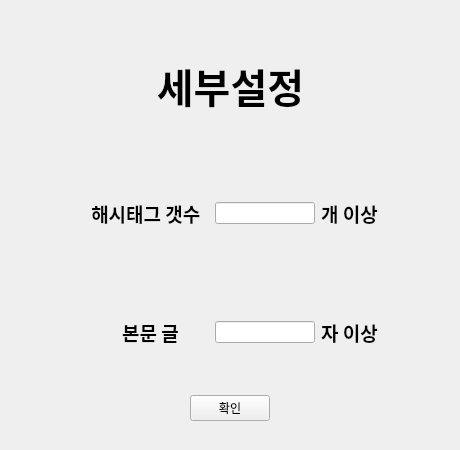
<?xml version="1.0" encoding="UTF-8"?>
<ui version="4.0">
 <class>Form</class>
 <widget class="QWidget" name="Form">
  <property name="geometry">
   <rect>
    <x>0</x>
    <y>0</y>
    <width>460</width>
    <height>450</height>
   </rect>
  </property>
  <property name="minimumSize">
   <size>
    <width>460</width>
    <height>450</height>
   </size>
  </property>
  <property name="maximumSize">
   <size>
    <width>460</width>
    <height>6500</height>
   </size>
  </property>
  <property name="windowTitle">
   <string>Form</string>
  </property>
  <widget class="QWidget" name="verticalLayoutWidget">
   <property name="geometry">
    <rect>
     <x>20</x>
     <y>20</y>
     <width>421</width>
     <height>401</height>
    </rect>
   </property>
   <layout class="QVBoxLayout" name="verticalLayout">
    <property name="sizeConstraint">
     <enum>QLayout::SetDefaultConstraint</enum>
    </property>
    <item>
     <widget class="QLabel" name="label_2">
      <property name="sizePolicy">
       <sizepolicy hsizetype="Minimum" vsizetype="Fixed">
        <horstretch>0</horstretch>
        <verstretch>0</verstretch>
       </sizepolicy>
      </property>
      <property name="minimumSize">
       <size>
        <width>0</width>
        <height>130</height>
       </size>
      </property>
      <property name="font">
       <font>
        <family>IM혜민 Bold</family>
        <pointsize>30</pointsize>
        <weight>75</weight>
        <bold>true</bold>
       </font>
      </property>
      <property name="text">
       <string>세부설정</string>
      </property>
      <property name="alignment">
       <set>Qt::AlignCenter</set>
      </property>
     </widget>
    </item>
    <item>
     <layout class="QVBoxLayout" name="verticalLayout_4">
      <item>
       <layout class="QHBoxLayout" name="horizontalLayout">
        <item>
         <layout class="QHBoxLayout" name="horizontalLayout_5">
          <item>
           <widget class="QLabel" name="label_4">
            <property name="sizePolicy">
             <sizepolicy hsizetype="Preferred" vsizetype="Preferred">
              <horstretch>0</horstretch>
              <verstretch>0</verstretch>
             </sizepolicy>
            </property>
            <property name="minimumSize">
             <size>
              <width>0</width>
              <height>0</height>
             </size>
            </property>
            <property name="font">
             <font>
              <family>IM_Hyemin</family>
              <pointsize>14</pointsize>
              <weight>75</weight>
              <bold>true</bold>
             </font>
            </property>
            <property name="text">
             <string>    해시태그 갯수  </string>
            </property>
            <property name="alignment">
             <set>Qt::AlignRight|Qt::AlignTrailing|Qt::AlignVCenter</set>
            </property>
           </widget>
          </item>
          <item>
           <widget class="QLineEdit" name="hash_amt">
            <property name="maximumSize">
             <size>
              <width>100</width>
              <height>16777215</height>
             </size>
            </property>
           </widget>
          </item>
          <item>
           <widget class="QLabel" name="label_6">
            <property name="sizePolicy">
             <sizepolicy hsizetype="Preferred" vsizetype="Preferred">
              <horstretch>0</horstretch>
              <verstretch>0</verstretch>
             </sizepolicy>
            </property>
            <property name="minimumSize">
             <size>
              <width>0</width>
              <height>0</height>
             </size>
            </property>
            <property name="maximumSize">
             <size>
              <width>120</width>
              <height>16777215</height>
             </size>
            </property>
            <property name="font">
             <font>
              <family>IM_Hyemin</family>
              <pointsize>14</pointsize>
              <weight>75</weight>
              <bold>true</bold>
             </font>
            </property>
            <property name="text">
             <string>개 이상</string>
            </property>
            <property name="alignment">
             <set>Qt::AlignLeading|Qt::AlignLeft|Qt::AlignVCenter</set>
            </property>
           </widget>
          </item>
         </layout>
        </item>
       </layout>
      </item>
      <item>
       <layout class="QHBoxLayout" name="horizontalLayout_7">
        <item>
         <widget class="QLabel" name="label_5">
          <property name="sizePolicy">
           <sizepolicy hsizetype="Preferred" vsizetype="Preferred">
            <horstretch>0</horstretch>
            <verstretch>0</verstretch>
           </sizepolicy>
          </property>
          <property name="minimumSize">
           <size>
            <width>0</width>
            <height>0</height>
           </size>
          </property>
          <property name="font">
           <font>
            <family>IM_Hyemin</family>
            <pointsize>14</pointsize>
            <weight>75</weight>
            <bold>true</bold>
           </font>
          </property>
          <property name="text">
           <string>본문 글       </string>
          </property>
          <property name="alignment">
           <set>Qt::AlignRight|Qt::AlignTrailing|Qt::AlignVCenter</set>
          </property>
         </widget>
        </item>
        <item>
         <widget class="QLineEdit" name="text_amt">
          <property name="maximumSize">
           <size>
            <width>100</width>
            <height>16777215</height>
           </size>
          </property>
         </widget>
        </item>
        <item>
         <widget class="QLabel" name="label_7">
          <property name="sizePolicy">
           <sizepolicy hsizetype="Preferred" vsizetype="Preferred">
            <horstretch>0</horstretch>
            <verstretch>0</verstretch>
           </sizepolicy>
          </property>
          <property name="minimumSize">
           <size>
            <width>120</width>
            <height>0</height>
           </size>
          </property>
          <property name="maximumSize">
           <size>
            <width>120</width>
            <height>16777215</height>
           </size>
          </property>
          <property name="font">
           <font>
            <family>IM_Hyemin</family>
            <pointsize>14</pointsize>
            <weight>75</weight>
            <bold>true</bold>
           </font>
          </property>
          <property name="text">
           <string>자 이상</string>
          </property>
          <property name="alignment">
           <set>Qt::AlignLeading|Qt::AlignLeft|Qt::AlignVCenter</set>
          </property>
         </widget>
        </item>
       </layout>
      </item>
      <item>
       <layout class="QHBoxLayout" name="horizontalLayout_8"/>
      </item>
      <item>
       <layout class="QHBoxLayout" name="horizontalLayout_2">
        <item>
         <widget class="QPushButton" name="minicon_send_btn">
          <property name="sizePolicy">
           <sizepolicy hsizetype="Fixed" vsizetype="Fixed">
            <horstretch>0</horstretch>
            <verstretch>0</verstretch>
           </sizepolicy>
          </property>
          <property name="text">
           <string>확인</string>
          </property>
         </widget>
        </item>
       </layout>
      </item>
      <item>
       <layout class="QHBoxLayout" name="horizontalLayout_6"/>
      </item>
     </layout>
    </item>
   </layout>
  </widget>
 </widget>
 <resources/>
 <connections>
  <connection>
   <sender>minicon_send_btn</sender>
   <signal>clicked()</signal>
   <receiver>Form</receiver>
   <slot>mini_con_send()</slot>
   <hints>
    <hint type="sourcelabel">
     <x>333</x>
     <y>428</y>
    </hint>
    <hint type="destinationlabel">
     <x>419</x>
     <y>433</y>
    </hint>
   </hints>
  </connection>
 </connections>
 <slots>
  <slot>Login_commit()</slot>
  <slot>mini_con_send()</slot>
 </slots>
</ui>
